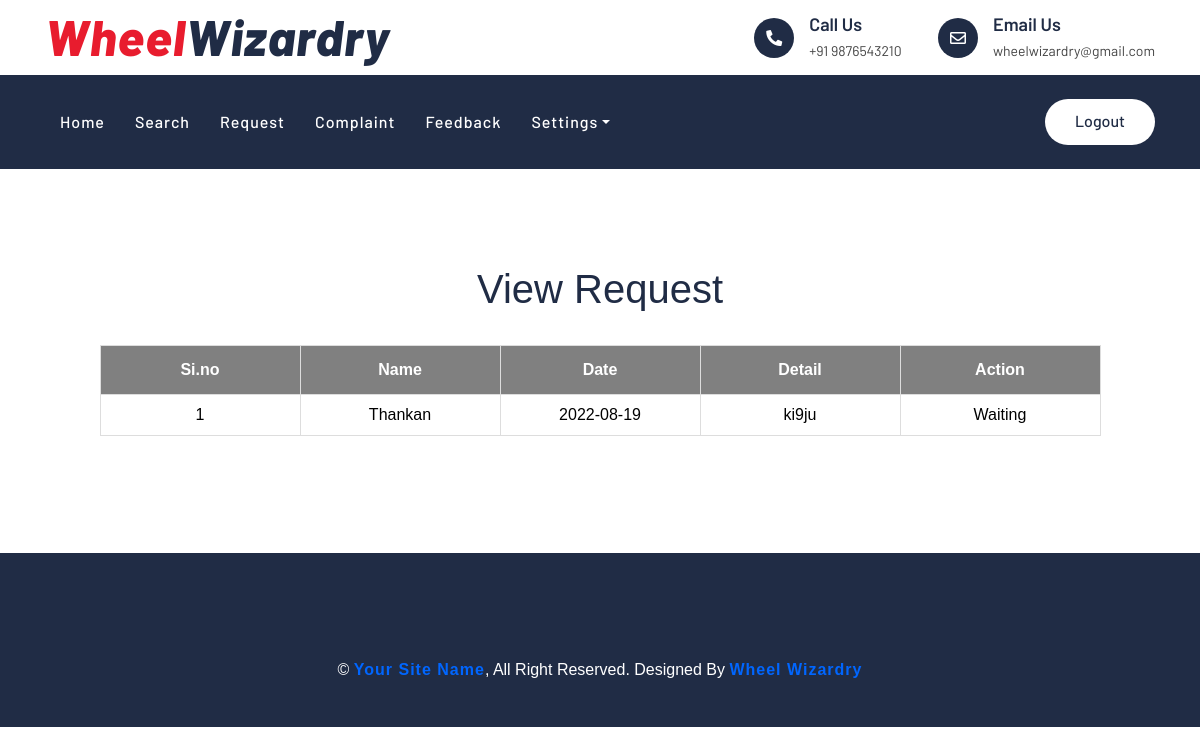
The app's page /User/ViewRequest.php (signed in) with its own data.
### tables this page shows
CREATE TABLE `tbl_request` (
  `request_id` int(11) NOT NULL,
  `workshop_id` int(11) NOT NULL,
  `request_details` varchar(100) NOT NULL,
  `user_id` int(11) NOT NULL,
  `request_date` date NOT NULL,
  `request_status` varchar(20) NOT NULL DEFAULT '0',
  `payment_status` varchar(20) NOT NULL DEFAULT '0',
  `mechanic_id` int(11) NOT NULL
);

CREATE TABLE `tbl_user` (
  `user_id` int(11) NOT NULL,
  `user_name` varchar(30) NOT NULL,
  `user_contact` varchar(10) NOT NULL,
  `user_email` varchar(50) NOT NULL,
  `user_gender` varchar(10) NOT NULL,
  `user_address` varchar(100) NOT NULL,
  `user_dob` date NOT NULL,
  `place_id` int(11) NOT NULL,
  `user_photo` varchar(30) NOT NULL,
  `user_password` varchar(20) NOT NULL,
  `user_doj` varchar(50) NOT NULL
);

### User/ViewRequest.php (the view, shortened to what this page needs)
<?php
include("../Assets/Connection/Connection.php");
	include("Head.php");
?>
<!DOCTYPE html PUBLIC "-//W3C//DTD XHTML 1.0 Transitional//EN" "http://www.w3.org/TR/xhtml1/DTD/xhtml1-transitional.dtd">
<html xmlns="http://www.w3.org/1999/xhtml">
<head>
</head>
<body>
<div id="tab" align="center">
<h1 align="center">View Request</h1><br />
 <table border="1" align="center" cellpadding="5">
    <tr align="center">
      <th>Si.no</th>
      <th >Name</th>
       <th>Date</th>
        <th>Detail</th>
      <th colspan="2"><div align="center">Action</div></th>
    </tr>
<?php
$i=0;
$selqry = "select * from tbl_request r inner join tbl_user u on r.user_id=u.user_id where u.user_id='".$_SESSION["uid"]."'";
$result=$conn->query($selqry);
while($row = $result->fetch_assoc())
{
	$i++;
?>
		<tr align="center">
        	<td>
            <?php echo $i;?>
            </td>
            <td>
            <?php echo $row["user_name"];?>
            </td>
              <td>
            <?php echo $row["request_date"];?>
            </td>
              <td>
            <?php echo $row["request_details"];?>
            </td>
           <td>
           			 <?php
					 if($row["request_status"]=="0")
					{
						?>
                      Waiting
                        <?php
					}
						?>
            </td>
       	</tr>
        <?php
}
?>
</table>
</body>
<?php
include("Foot.php");
?>
</html>

### Assets/Templates/Main/css/style.css (style rules this page uses)
body { color: #444444; font-weight: 400; background: #ffffff; font-family: 'Barlow', sans-serif; }
h1, h2, h3, h4, h5, h6 { color: #202C45; }

### Assets/Templates/form.css (style rules this page uses)
#tab { font-family: "Trebuchet MS", Arial, Helvetica, sans-serif; border-collapse: collapse; width: 100%; }
#tab td, #tab th { border: 1px solid #ddd; padding: 8px; color: black; text-align:center; min-width:200px; }
#tab th { padding-top: 12px; padding-bottom: 12px; text-align:center; background-color: gray; color: white; alignment-adjust:central; }

### records on screen
tbl_request: user.user_name "Thankan", request_date "2022-08-19", request_details "ki9ju", request_status "Waiting"
